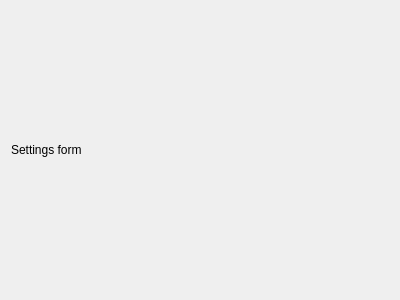
<?xml version="1.0" encoding="UTF-8"?>
<ui version="4.0">
 <class>SettingsForm</class>
 <widget class="QWidget" name="SettingsForm">
  <property name="geometry">
   <rect>
    <x>0</x>
    <y>0</y>
    <width>400</width>
    <height>300</height>
   </rect>
  </property>
  <property name="windowTitle">
   <string>Form</string>
  </property>
  <layout class="QHBoxLayout" name="horizontalLayout">
   <item>
    <widget class="QLabel" name="label">
     <property name="text">
      <string>Settings form</string>
     </property>
    </widget>
   </item>
  </layout>
 </widget>
 <resources/>
 <connections/>
</ui>
